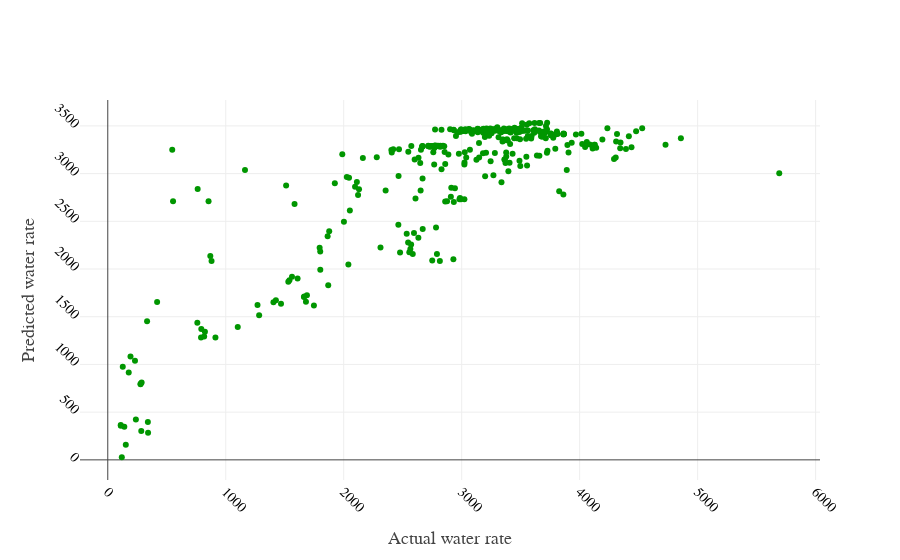

The cell this chart's notebook holds for it:
### Code cell
y_pred_mlp = scaler_y.inverse_transform(MLP.predict(x_test).reshape(-1,1))
trace1 = go.Scatter(x = y_act.reshape(-1,),
                    y = y_pred_mlp.reshape(-1,),
                   name = "Actual",
                   mode = 'markers',
                   line=dict(width=10),
                   marker = dict(color = 'rgb(0,150,0)'))
data = [trace1]
layout = go.Layout(
    xaxis=dict(
        title='Actual water rate ',
        titlefont=dict(
            family='Arial, sans-serif',
            size=18,
            #color='lightgrey'
        ),
        showticklabels=True,
        tickangle=45,
        tickfont=dict(
            family='Old Standard TT, serif',
            size=14,
            color='black'
        ),
        exponentformat='e',
        showexponent='all'
    ),
    yaxis=dict(
        title='Predicted water rate',
        titlefont=dict(
            family='Arial, sans-serif',
            size=18,
            #color='lightgrey'
        ),
        showticklabels=True,
        tickangle=45,
        tickfont=dict(
            family='Old Standard TT, serif',
            size=14,
            color='black'
        ),
        exponentformat='e',
        showexponent='all'
    )
)
fig = go.Figure(data=data, layout = layout)
py.iplot(fig)

### Figure 1 — Plotly figure (JSON) as saved in the notebook; plotly's stock layout.template omitted (floating-point values rounded to 4 significant figures; data arrays with more than 128 entries replaced by an {"elided": "..."} marker saying what was removed)
{"data": [{"line": {"width": 10}, "marker": {"color": "rgb(0,150,0)"}, "mode": "markers", "name": "Actual", "type": "scatter", "uid": "2dd2c541-f721-41b4-be9a-3debc2018b98", "x": {"elided": "355 float values"}, "y": {"elided": "355 float values"}}], "layout": {"xaxis": {"exponentformat": "e", "showexponent": "all", "showticklabels": true, "tickangle": 45, "tickfont": {"color": "black", "family": "Old Standard TT, serif", "size": 14}, "title": {"font": {"family": "Arial, sans-serif", "size": 18}, "text": "Actual water rate "}}, "yaxis": {"exponentformat": "e", "showexponent": "all", "showticklabels": true, "tickangle": 45, "tickfont": {"color": "black", "family": "Old Standard TT, serif", "size": 14}, "title": {"font": {"family": "Arial, sans-serif", "size": 18}, "text": "Predicted water rate"}}}}
